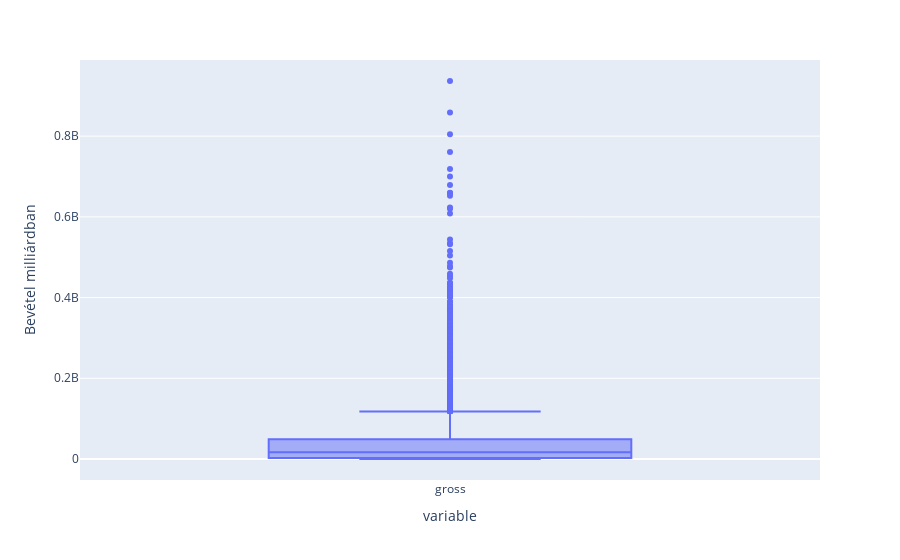

Write notebook code for a chart like this one.
### Markdown cell above
### 3.1.2 Filmek bevételeinek változása

### Code cell
fig = px.box(df['gross'])
fig.update_layout(
    yaxis_title='Bevétel milliárdban'
)
fig.show()

### Figure 1 — Plotly figure (JSON) as saved in the notebook; plotly's stock layout.template omitted (floating-point values rounded to 4 significant figures; data arrays with more than 128 entries replaced by an {"elided": "..."} marker saying what was removed)
{"data": [{"alignmentgroup": "True", "hovertemplate": "variable=%{x}<br>value=%{y}<extra></extra>", "legendgroup": "", "marker": {"color": "#636efa"}, "name": "", "notched": false, "offsetgroup": "", "orientation": "v", "showlegend": false, "type": "box", "x": {"elided": "10000 str values"}, "x0": " ", "xaxis": "x", "y": {"elided": "10000 float values"}, "y0": " ", "yaxis": "y"}], "layout": {"boxmode": "group", "legend": {"tracegroupgap": 0}, "margin": {"t": 60}, "xaxis": {"anchor": "y", "domain": [0, 1], "title": {"text": "variable"}}, "yaxis": {"anchor": "x", "domain": [0, 1], "title": {"text": "Bevétel milliárdban"}}}}
